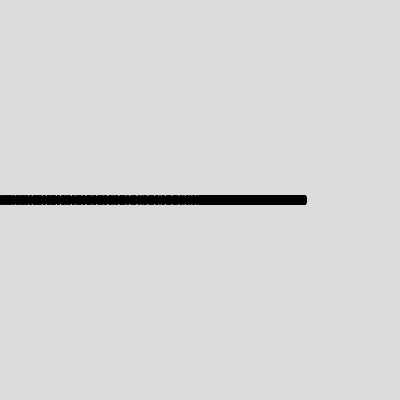
Frame 1 (no input)
Frame 60 (no input): identical to frame 1, image omitted
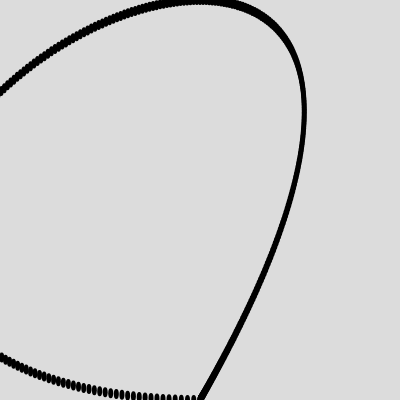
Frame 120 (the mouse pressed at the canvas centre since frame 60)

The p5.js sketch that drew these frames (run headless with seeded random() and noise() and a simulated clock; from frame 60 on, the mouse is pressed at the canvas centre):

// p5.js sketch
// ── sketch.js
let r;

function setup() {
  createCanvas(400, 400);
  let r = 150;

}

function draw() {
  r = mouseX;
  background(220);
  noStroke();
  fill(0);
  for (let t = 0; t < 360; t++) {
    d = radians(t);
    let x = width / 2 + t * sin(d);
    let y = height / 2 + r * cos(d);
    ellipse(x, y, 5, 10);
  }
}
